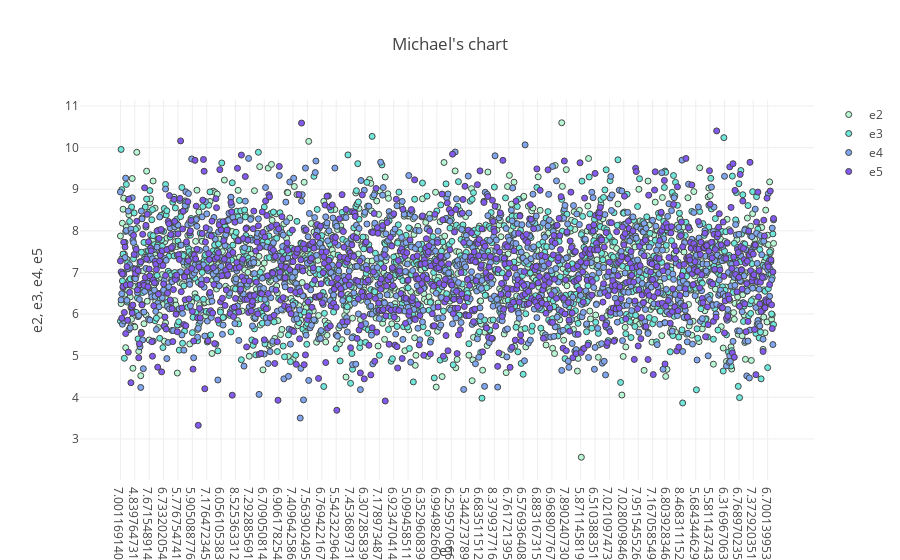

Notebook cell for this chart:
### Markdown cell above
# Kql - render scatterchart

### Code cell
%%kql 
let randn = () {rand() + rand() + rand() + rand() + rand() + rand() + rand() + rand() + rand() + rand() + rand() + rand() + rand() + rand()};
range c from 1 to 1000 step 1 
| limit 1000
| extend e1 = randn()
| extend e2 = randn()
| extend e3 = randn()
| extend e4 = randn()
| extend e5 = randn()
| project e1,e2,e3,e4,e5
| render scatterchart title="Michael's chart"

### Figure 1 — Plotly figure (JSON) as saved in the notebook; plotly's stock layout.template omitted (floating-point values rounded to 4 significant figures; data arrays with more than 128 entries replaced by an {"elided": "..."} marker saying what was removed)
{"data": [{"marker": {"color": "rgb(184, 247, 212)", "line": {"width": 1}}, "mode": "markers", "name": "e2", "type": "scatter", "x": {"elided": "1000 float values"}, "y": {"elided": "1000 float values"}}, {"marker": {"color": "rgb(111, 231, 219)", "line": {"width": 1}}, "mode": "markers", "name": "e3", "type": "scatter", "x": {"elided": "1000 float values"}, "y": {"elided": "1000 float values"}}, {"marker": {"color": "rgb(127, 166, 238)", "line": {"width": 1}}, "mode": "markers", "name": "e4", "type": "scatter", "x": {"elided": "1000 float values"}, "y": {"elided": "1000 float values"}}, {"marker": {"color": "rgb(131, 90, 241)", "line": {"width": 1}}, "mode": "markers", "name": "e5", "type": "scatter", "x": {"elided": "1000 float values"}, "y": {"elided": "1000 float values"}}], "layout": {"showlegend": true, "title": "Michael's chart", "xaxis": {"title": "e1", "type": "category"}, "yaxis": {"ticksuffix": "", "title": "e2, e3, e4, e5", "type": "linear"}}}
